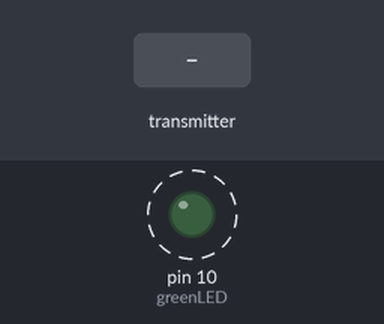
Simulated run of this sketch. Board: Arduino Uno, built with avr-gcc and run on an emulated ATmega328P. Shown: output pins drawn as LEDs (lit = HIGH). Dashed ring = blinking. Inputs (shaded band) come from the test bench. No radio packets arrive unless stated; what the sketch prints to the serial monitor is not drawn.

Above: at 1.27 s.
1.3 s: the transmitter starts sending data.0 = 0
Timing chart, 0 to 10.3 s (numbered marks = the images above; inputs shaded):
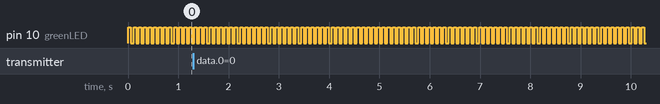

The sketch:

receiver.ino
```cpp
#include <SoftwareSerial.h>
#include <SPI.h>
#include <nRF24L01.h>
#include <RF24.h>

RF24 nrf(9,8);
const byte linkAddress[6] = "link1";
const byte greenLED = 10;
float data[3];

void setup() {
  // put your setup code here, to run once:
  Serial.begin(9600);
  Serial.println("Waiting to recieve communications");
  pinMode(greenLED, OUTPUT);

  nrf.begin();
  nrf.openReadingPipe(0, linkAddress);  //set the address
  nrf.startListening();   //Set nrf as receiver
}

void loop() {
  // put your main code here, to run repeatedly:
  digitalWrite(greenLED, HIGH);
   delay(50);
   digitalWrite(greenLED, LOW);
   delay(50);

   if (nrf.available())  //Read the data if available in buffer
     {
      nrf.read(&data, sizeof(data));
     //Serial.print(data[0]); Serial.print("hPa  ");
     //Serial.print(data[1]);
     //Serial.write(0xC2);  //send degree symbol
     //Serial.write(0xB0);  //send degree symbol
     //Serial.print("C   ");
     Serial.print(data[2]/304.8); Serial.println("mm");
     }
}
```

Measured:
- by itself, pin 10 (greenLED): alternates HIGH for 0.05 s and LOW for 0.05 s
